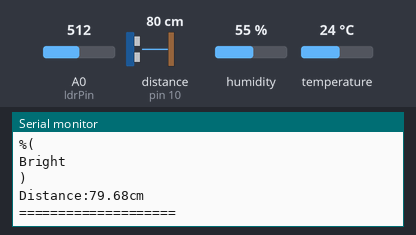
This sketch was run on a simulated Arduino Uno, built with avr-gcc and run on an emulated ATmega328P. Parts: the last lines printed to the serial monitor. Wiring (inferred from the names in the program): ultrasonic range finder: trigger pin 9; echo pin 10. Inputs (shaded band) come from the test bench; at power-on: A0 (ldrPin) = 512, distance to the obstacle (sensor on pin 10) 80 cm, humidity 55 %, temperature 24 °C. The echo pulse lasts 58.3 µs per cm.

Above: at 5.8 s.
5.9 s: A0 (ldrPin) set to 306
16.8 s: distance to the obstacle (sensor on pin 10) set to 2 cm
At 21.7 s:
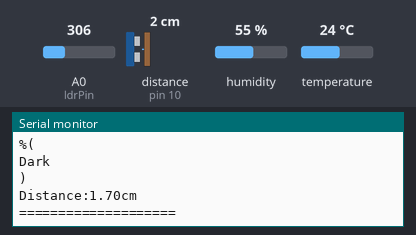
22.9 s: humidity set to 22 %
At 26.2 s:
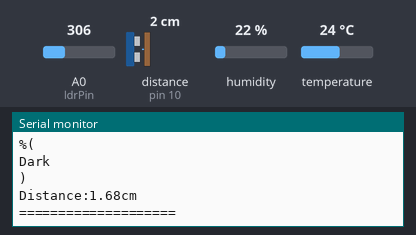
29.0 s: temperature set to 12 °C
35.1 s: distance to the obstacle (sensor on pin 10) set to 4 cm
At 36.5 s:
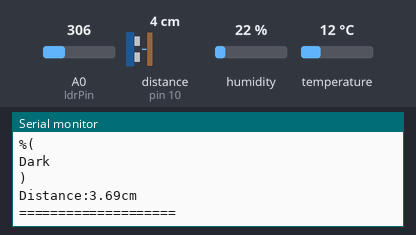
41.2 s: A0 (ldrPin) set to 40
Timing chart, 0 to 44.2 s (numbered marks = the images above; inputs shaded):
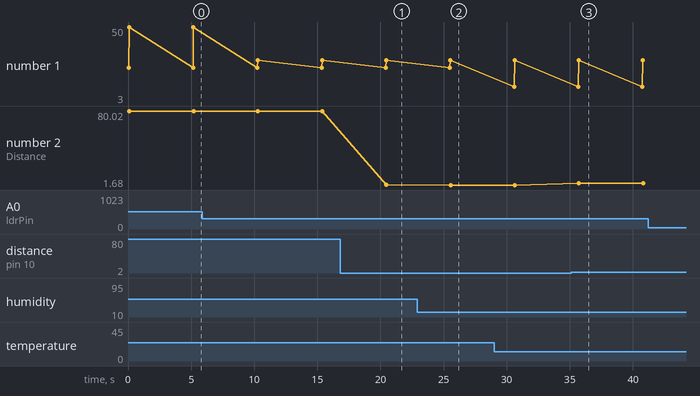

Measured:
- after the input at 16.8 s, the serial monitor: prints a new line after 3.6 s (image 1)
- after the input at 22.9 s, the serial monitor: prints a new line after 2.6 s (image 2)
- after the input at 35.1 s, the serial monitor: prints a new line after 0.62 s (image 3)
- plotted number 1: 50 → 29 after the input at 5.9 s, 29 → 3 after the input at 41.2 s
- plotted number 2: 79.68 → 1.7 after the input at 16.8 s, 1.7 → 1.68 after the input at 22.9 s, 1.68 → 3.69 after the input at 35.1 s

The sketch:

multi_sensor_logger.ino
```cpp
# include<DHT.h>
#define DHTPIN 2
#define DHTTYPE DHT22
DHT dht(DHTPIN,DHTTYPE);
const int ldrPin = A0;
const int trigPin = 9;
const int echoPin = 10;
void setup() {
   Serial.begin(9600);
   dht.begin();
   pinMode(trigPin, OUTPUT);
   pinMode(echoPin, INPUT);
}
void loop() {
   float temperature = dht.readTemperature();
   float humidity = dht.readHumidity();
   int lightRaw = analogRead(ldrPin);
   int lightPercent = map(lightRaw,0,1023,0,100);
   String lightCondition;
   if ( lightPercent>=50){
    lightCondition = "Bright";
   }else {
    lightCondition = "Dark";
   }
   digitalWrite(trigPin,LOW);
   delayMicroseconds(2);
   digitalWrite(trigPin, HIGH);
   delayMicroseconds(10);
    digitalWrite(trigPin, LOW);
    long duration = pulseIn(echoPin,HIGH);
    float distance = (duration * 0.0343)/2;
    if(isnan(temperature)|| isnan(humidity)){
      Serial.println("Failed to read from DHT22!");
    } else{
      Serial.println("==== SENSOR LOG ====");
      Serial.print("Time");
      Serial.print(millis());
      Serial.println("ms");
      Serial.println("Temperature:");
      Serial.println(temperature);
      Serial.println("C");
      Serial.print("Humidity:");
      Serial.print(humidity);
      Serial.println("%");
      Serial.println("Light:");
      Serial.println(lightPercent);
      Serial.println("%(");
      Serial.println(lightCondition);
      Serial.println(")");
      Serial.print("Distance:");
      Serial.print(distance);
      Serial.println("cm");
      Serial.println("====================");
    }
    delay(5000);
}
```
